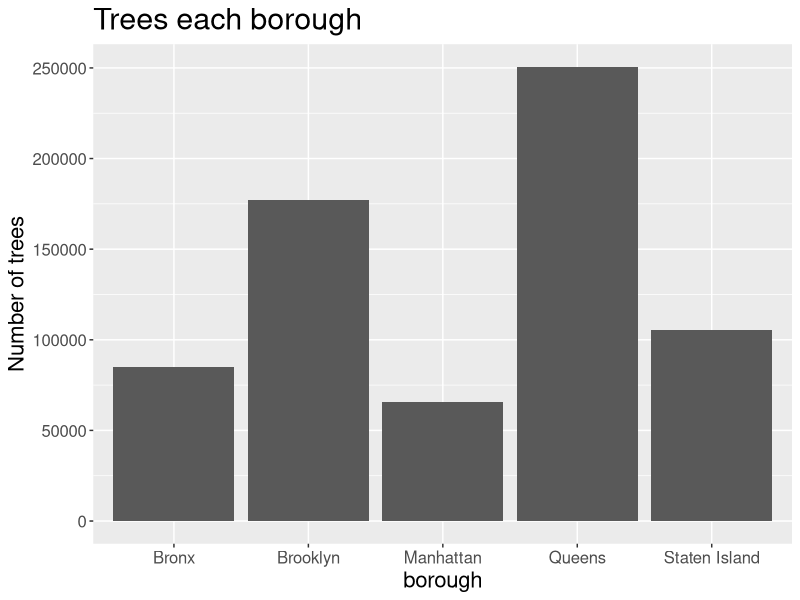
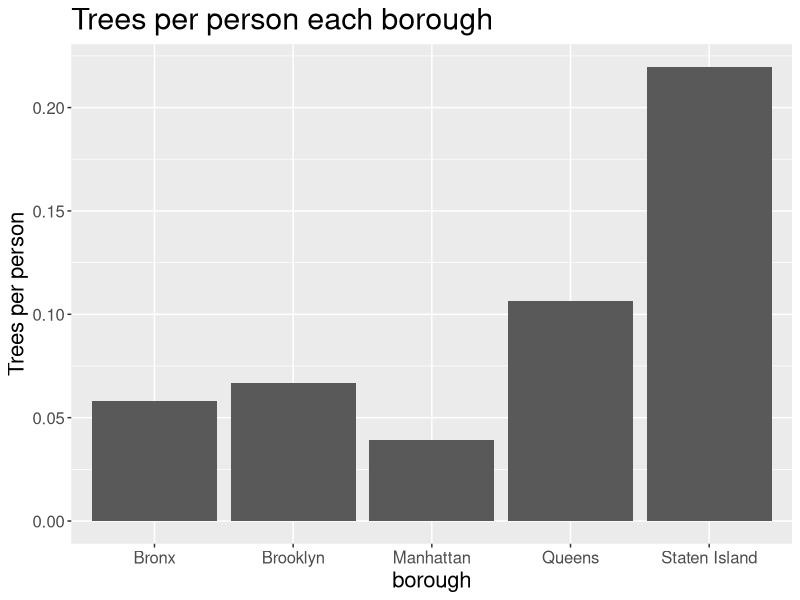

Here is the R script that generated these plots, in order:
## ---- chunk 1
knitr::opts_chunk$set(echo = TRUE,message = FALSE,
                      warning = FALSE)
## ---- chunk 2
borough<-c("Manhattan","Bronx","Staten Island","Brooklyn","Queens")
borough<-factor(borough)
tree<-c(65423,85203,105318,177293,250551)
population<-c(1664727,1471160,479458,2648771,2358582)
area<-c(22.83,42.1,58.37,70.82,108.53)
populationdensity<-population/area
treedensity<-tree/area
mydata2<-data.frame(borough, treedensity, populationdensity,tree,population)
library(ggplot2)
library(gridExtra)
library(grid)
library(lattice)
th<-theme(plot.title = element_text(size=22))+
  theme(axis.text=element_text(size=12),axis.title=element_text(size=16))
ggplot(mydata2,aes(x=borough))+geom_bar(aes(y=tree),stat="identity")+
  labs(title="Trees each borough",x="borough", y = "Number of trees")+th
## ---- chunk 3
ggplot(mydata2,aes(x=borough))+geom_bar(aes(y=tree/population),stat="identity")+
  labs(title="Trees per person each borough",x="borough", y = "Trees per person")+th
